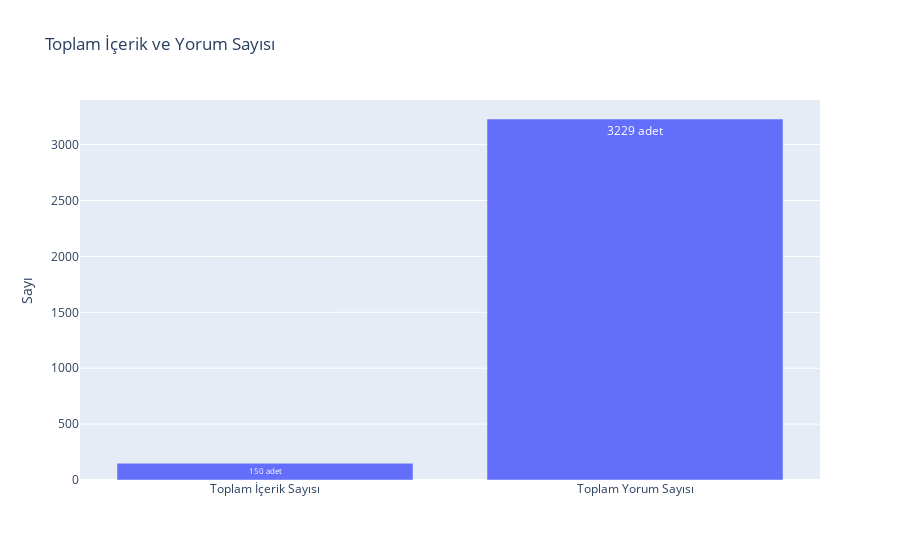

Notebook source saved alongside this figure:
### Code cell
import plotly.graph_objects as go

toplam_icerik_sayisi = len(dataset)
toplam_yorum_sayisi = dataset['Number of Comments'].sum()

labels = ['Toplam İçerik Sayısı', 'Toplam Yorum Sayısı']
values = [toplam_icerik_sayisi, toplam_yorum_sayisi]

fig = go.Figure(data=[go.Bar(x=labels, y=values)])

fig.update_traces(texttemplate='%{y} adet', textposition='inside')

fig.update_layout(
    yaxis_title='Sayı',
    title='Toplam İçerik ve Yorum Sayısı')
fig.show()

### Figure 1 — Plotly figure (JSON) as saved in the notebook; plotly's stock layout.template omitted (floating-point values rounded to 4 significant figures)
{"data": [{"textposition": "inside", "texttemplate": "%{y} adet", "type": "bar", "x": ["Toplam İçerik Sayısı", "Toplam Yorum Sayısı"], "y": [150, 3229]}], "layout": {"title": {"text": "Toplam İçerik ve Yorum Sayısı"}, "yaxis": {"title": {"text": "Sayı"}}}}
